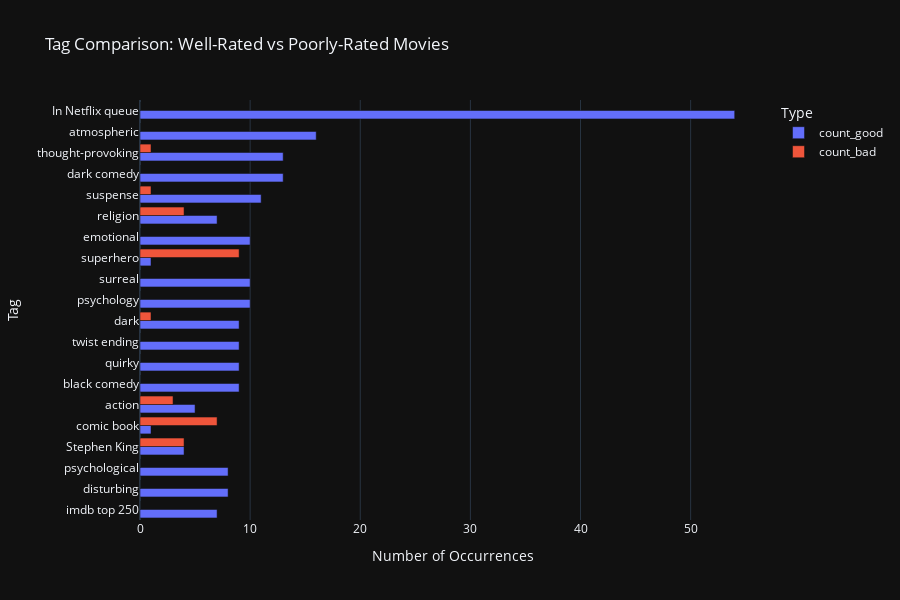

Source (notebook cell):
### Code cell
# Visualization: Comparison of tags
fig3 = px.bar(
    tags_compare_df.melt(id_vars="tag", value_vars=["count_good", "count_bad"],
                         var_name="Type", value_name="count"),
    x="count",
    y="tag",
    color="Type",
    barmode="group",
    title="Tag Comparison: Well-Rated vs Poorly-Rated Movies",
    labels={"count": "Number of Occurrences", "tag": "Tag"}
)
fig3.update_layout(yaxis={'categoryorder':'total ascending'}, height=600)
fig3.show()

### Figure 1 — Plotly figure (JSON) as saved in the notebook; plotly's stock layout.template omitted (floating-point values rounded to 4 significant figures)
{"data": [{"alignmentgroup": "True", "hovertemplate": "Type=count_good<br>Number of Occurrences=%{x}<br>Tag=%{y}<extra></extra>", "legendgroup": "count_good", "marker": {"color": "#636efa", "pattern": {"shape": ""}}, "name": "count_good", "offsetgroup": "count_good", "orientation": "h", "showlegend": true, "textposition": "auto", "x": [54, 16, 13, 13, 11, 7, 9, 10, 10, 1, 10, 9, 9, 9, 8, 8, 4, 1, 5, 7], "xaxis": "x", "y": ["In Netflix queue", "atmospheric", "thought-provoking", "dark comedy", "suspense", "religion", "dark", "psychology", "surreal", "superhero", "emotional", "black comedy", "quirky", "twist ending", "disturbing", "psychological", "Stephen King", "comic book", "action", "imdb top 250"], "yaxis": "y", "type": "bar"}, {"alignmentgroup": "True", "hovertemplate": "Type=count_bad<br>Number of Occurrences=%{x}<br>Tag=%{y}<extra></extra>", "legendgroup": "count_bad", "marker": {"color": "#EF553B", "pattern": {"shape": ""}}, "name": "count_bad", "offsetgroup": "count_bad", "orientation": "h", "showlegend": true, "textposition": "auto", "x": [0, 0, 1, 0, 1, 4, 1, 0, 0, 9, 0, 0, 0, 0, 0, 0, 4, 7, 3, 0], "xaxis": "x", "y": ["In Netflix queue", "atmospheric", "thought-provoking", "dark comedy", "suspense", "religion", "dark", "psychology", "surreal", "superhero", "emotional", "black comedy", "quirky", "twist ending", "disturbing", "psychological", "Stephen King", "comic book", "action", "imdb top 250"], "yaxis": "y", "type": "bar"}], "layout": {"xaxis": {"anchor": "y", "domain": [0.0, 1.0], "title": {"text": "Number of Occurrences"}}, "yaxis": {"anchor": "x", "domain": [0.0, 1.0], "title": {"text": "Tag"}, "categoryorder": "total ascending"}, "legend": {"title": {"text": "Type"}, "tracegroupgap": 0}, "title": {"text": "Tag Comparison: Well-Rated vs Poorly-Rated Movies"}, "barmode": "group", "height": 600}}
